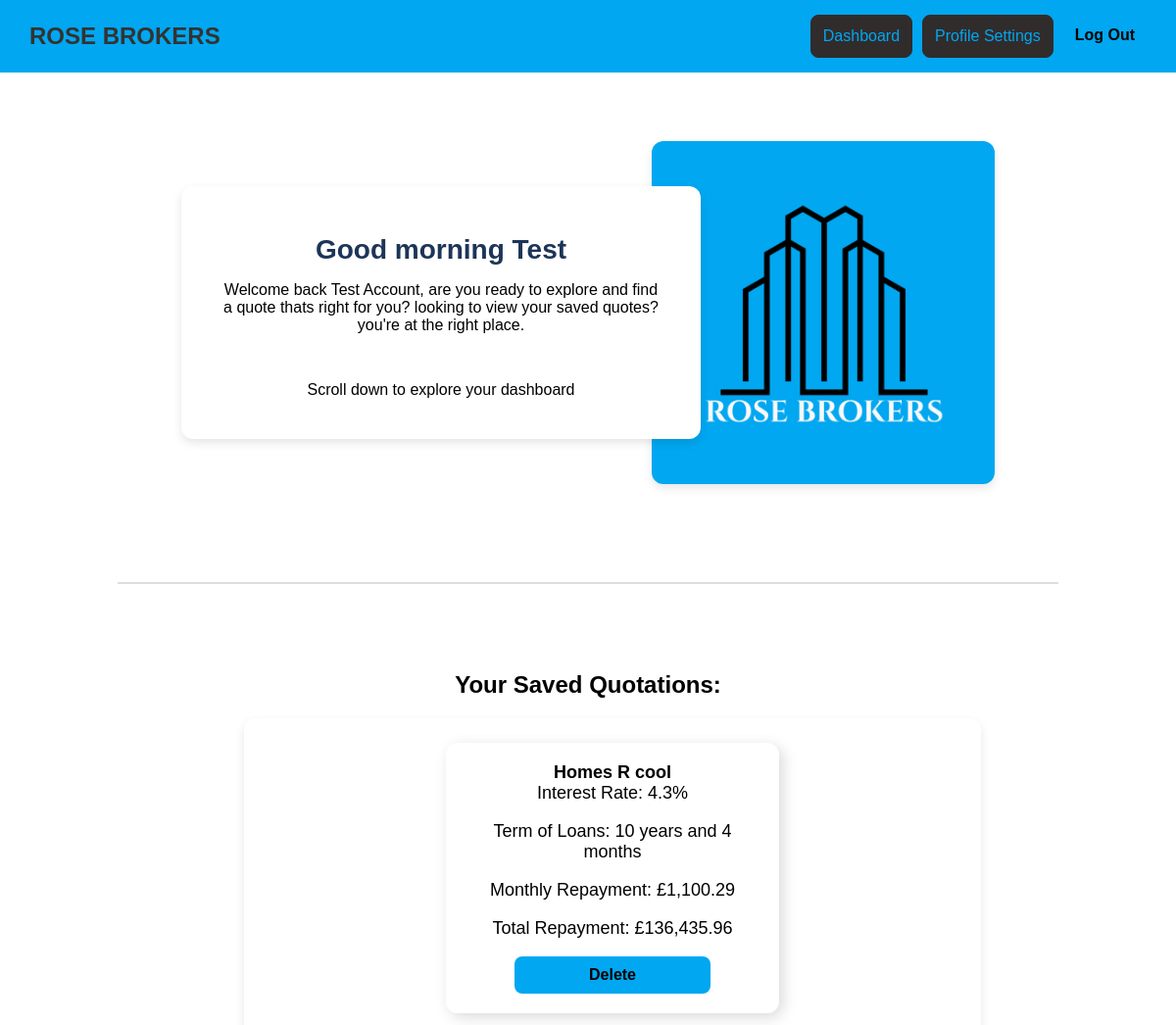
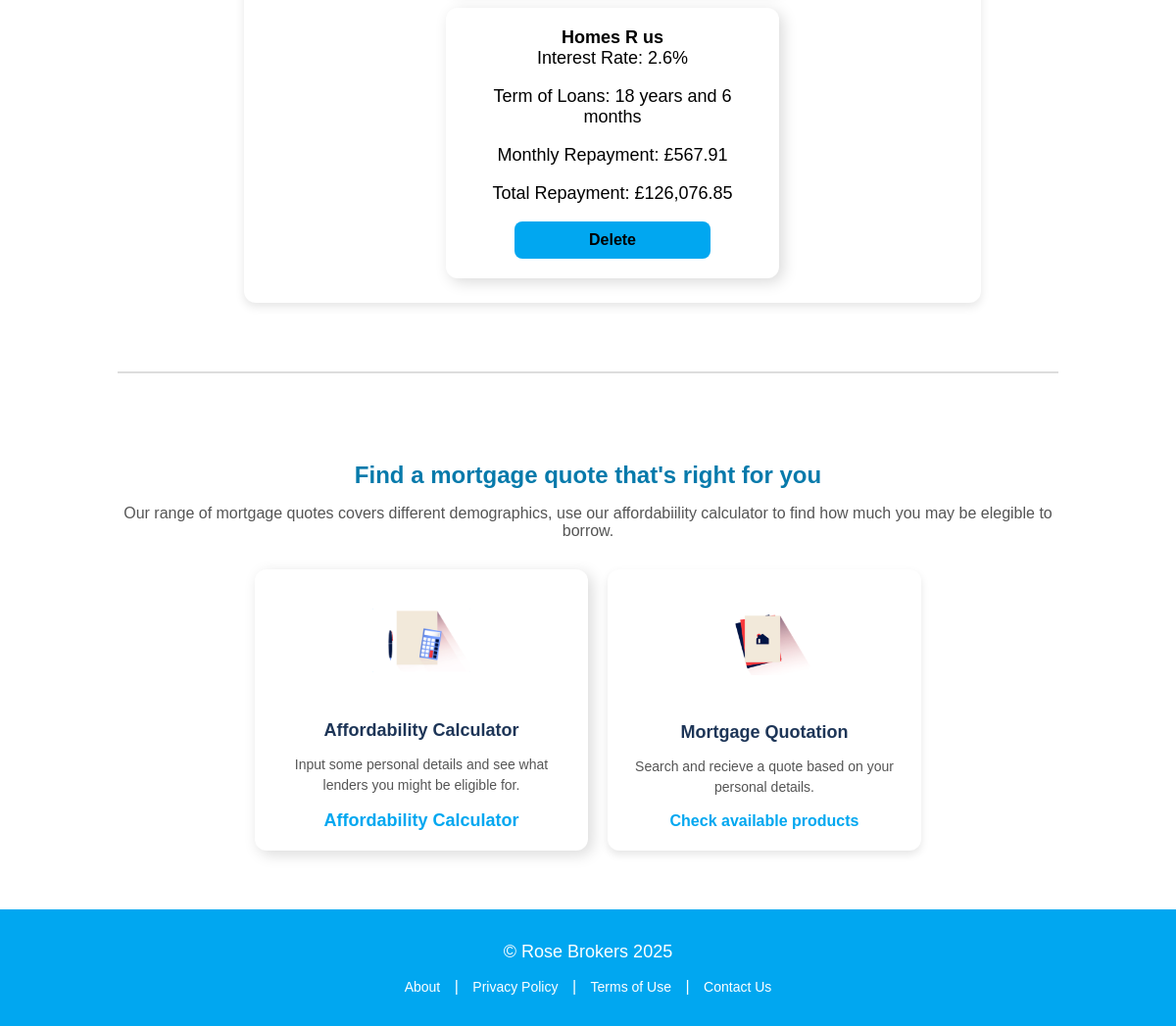
/dashboard.php (signed in), run on the app's committed database (2 pictures, top to bottom).
### tables this page shows
CREATE TABLE "Users" (
	"UserId"	INTEGER,
	"Email"	TEXT NOT NULL UNIQUE,
	"FullName"	TEXT NOT NULL,
	"AnnualIncome"	NUMERIC,
	"AnnualOutcome"	NUMERIC,
	"CreditScore"	NUMERIC,
	"EmploymentType"	TEXT,
	"DOB"	TEXT,
	"Password"	TEXT NOT NULL,
	"QuoteId"	TEXT,
	PRIMARY KEY("UserId"),
	FOREIGN KEY("QuoteId") REFERENCES "Quote"("QuoteId")
);

CREATE TABLE SavedQuotes (
    QuoteId INTEGER PRIMARY KEY AUTOINCREMENT,
    UserId INTEGER NOT NULL,
    ProductId INTEGER NOT NULL,
    MortgageLength INTEGER,
    InterestAnnually NUMERIC,
    MonthlyRepayment NUMERIC,
    AmountPaidBack NUMERIC,
    CreatedAt TEXT DEFAULT CURRENT_TIMESTAMP,
    FOREIGN KEY (UserId) REFERENCES Users(UserId),
    FOREIGN KEY (ProductId) REFERENCES Product(ProductId)
);

CREATE TABLE "Product" (
	"ProductId"	INTEGER,
	"Lender"	TEXT,
	"InterestRate"	REAL,
	"MortgageTerm"	INTEGER,
	"MinIncome"	INTEGER,
	"MinCreditScore"	INTEGER,
	"EmploymentType"	TEXT,
	"MinAge"	INTEGER,
	PRIMARY KEY("ProductId")
);

### dashboard.php (the view, shortened to what this page needs)
<?php
require 'db.php';
require 'headerFooter.php';
$user_id = $_SESSION['user_id'];
$stmt = $conn->prepare("SELECT FullName FROM Users WHERE UserId = ?");
$stmt->execute([$user_id]);
$user = $stmt->fetch(PDO::FETCH_ASSOC);
$savedStmt = $conn->prepare("
  SELECT
    SQ.QuoteId,
    P.Lender,
    SQ.InterestAnnually,
    SQ.MortgageLength,
    SQ.MonthlyRepayment,
    SQ.AmountPaidBack
  FROM SavedQuotes SQ
  JOIN Product P ON SQ.ProductId = P.ProductId
  WHERE SQ.UserId = ?
");
$savedStmt->execute([$user_id]);
$savedQuotes = $savedStmt->fetchAll(PDO::FETCH_ASSOC);
?>
<!DOCTYPE html>
<html lang="en">
<head>
  <link rel="stylesheet" href="/css/global.css" />
</head>
<body>
  <?php render_navbar() ?>
  <section class="intro-section">
    <div class="intro-section__content">
      <?php
      $firstName = explode(' ', $user['FullName'])[0];
      $hour = date('H');
      $greeting = ($hour < 12) ? 'Good morning' : 'Good afternoon';
      ?>
      <h2 class="intro-section__title"><?= $greeting ?> <?= htmlspecialchars($firstName) ?></h2>
      Welcome back <?= htmlspecialchars($user['FullName']) ?>, are you ready to explore and find a quote thats right for you? looking to view your saved quotes? you're at the right place.
      <p>Scroll down to explore your dashboard </p>
    </div>
    <div class="intro-section__image">
      <img src="images/LogoPicBlue.png" alt="Rose Brokers Logo" />
    </div>
  </section>
  <hr class="divider" />
  <section class="saved-section">
    <h2 class="saved-option__title">Your Saved Quotations:</h2>
    <div class="saved-section__content">
      <?php if (count($savedQuotes) > 0): ?>
        <?php foreach ($savedQuotes as $quote): ?>
          <div class="card card--mortgage">
            <div>
              <strong><?= htmlspecialchars($quote['Lender']) ?></strong><br>
              Interest Rate: <?= rtrim(rtrim(number_format($quote['InterestAnnually'], 2, '.', ''), '0'), '.') ?>%<br>
              <?php
              $years = intdiv($quote['MortgageLength'], 12);
              $months = $quote['MortgageLength'] % 12;
              if ($years > 0 && $months > 0) {
                $termDisplay = "{$years} year" . ($years > 1 ? 's' : '') . " and {$months} month" . ($months > 1 ? 's' : '');
              } elseif ($years > 0) {
                $termDisplay = "{$years} year" . ($years > 1 ? 's' : '');
              } elseif ($months > 0) {
                $termDisplay = "{$months} month" . ($months > 1 ? 's' : '');
              } else {
                $termDisplay = "N/A";
              }
              ?>
              <p>Term of Loans: <?= $termDisplay ?><br></p>
              <p>Monthly Repayment: £<?= number_format($quote['MonthlyRepayment'], 2) ?><br></p>
              <p>Total Repayment: £<?= number_format($quote['AmountPaidBack'], 2) ?><br></p>
              <form method="POST" action="dashboard.php" onsubmit="return confirm('Are you sure you want to delete this quote?');">
                <button type="submit" class="btn btn--login">Delete</button>
              </form>
            </div>
          </div>
        <?php endforeach; ?>
      <?php else: ?>
        <p class="saved-section__text">You haven't saved any quotes yet.</p>
      <?php endif; ?>
    </div>
  </section>
  <hr class="divider" />
  <section class="mortgage-options">
    <h2 class="mortgage-options__title">
      Find a mortgage quote that's right for you
    </h2>
    <p class="mortgage-options__subtitle">
      Our range of mortgage quotes covers different demographics, use our affordabiility calculator to find how much you may be elegible to borrow.
    </p>
    <div class="options-container">
      <div class="card card--mortgage">
        <img src="images/Calculator.png" alt="Calculator Logo" />
        <h4 class="card__title">Affordability Calculator</h4>
        <p class="card__description">
          Input some personal details and see what lenders you might be
          eligible for.
        </p>
        <a class="card__link" href="/affordability.php">Affordability Calculator</a>
      </div>
      <div class="card card--repayments">
        <img src="images/Home mortgage.png" alt="Calculator Logo" />
        <h4 class="card__title">Mortgage Quotation</h4>
        <p class="card__description">
          Search and recieve a quote based on your personal details.
        </p>
        <a class="card__link" href="/quotation.php">Check available products</a>
      </div>
    </div>
  </section>
  <?php render_footer() ?>
</body>
</html>

### headerFooter.php
<?php
function render_navbar()
{
  $navbar = '<header class="navbar">
        <a href="index.php" class="navbar__title-link"><h1 class="navbar__title">ROSE BROKERS</h1></a>
        <div class="navbar__buttons">';
  if (isset($_SESSION['user_type']) && $_SESSION['user_type'] === 'user') {
    $navbar .= '
          <a href="dashboard.php"><button class="btn btn--register">Dashboard</button></a>
          <a href="settings.php"><button class="btn btn--register">Profile Settings</button></a>
          <a href="logout.php"><button class="btn btn--login">Log Out</button></a>';
  } elseif (isset($_SESSION['user_type']) && $_SESSION['user_type'] === 'broker') {
    $navbar .= '
          <a href="broker-dashboard.php"><button class="btn btn--register">Dashboard</button></a>
          <a href="broker-setting.php"><button class="btn btn--register">Profile Settings</button></a>
          <a href="logout.php"><button class="btn btn--login">Log Out</button></a>';
  } else {
    $navbar .= '
          <a href="register.php"><button class="btn btn--register">Register</button></a>
          <a href="login.php"><button class="btn btn--login">Log In</button></a>';
  }
  $navbar .= '</div></header>';
  echo $navbar;
}
function render_footer()
{
  $footer = '
    <footer class="footer">
        <p class="footer__company">© Rose Brokers 2025</p>
        <p class="footer__text">
            <a href="/about.php">About</a> |
            <a href="/privacy.php">Privacy Policy</a> |
            <a href="/terms.php">Terms of Use</a> |
            <a href="/contact.php">Contact Us</a>
        </p>
    </footer>
    <style>
        .footer {
            background-color: #01A7F0;
            color: white;
            text-align: center;
            padding: 15px;
            margin-top: 40px;
        }
        .footer__company {
            font-size: 18px;
            margin-bottom: 10px;
        }
        .footer__text a {
            color: white;
            text-decoration: none;
            margin: 0 10px;
            font-size: 14px;
        }
        .footer__text a:hover {
            text-decoration: underline;
        }
    </style>';
  echo $footer;
}

### css/global.css (style rules this page uses)
body { font-family: Arial, sans-serif; margin: 0; padding: 0; background-color: white; }
.navbar { background-color: #01A7F0; color: #333; display: flex; justify-content: space-between; align-items: center; padding: 15px 30px; }
.navbar__title { margin: 0; font-size: 24px; font-weight: bold; text-decoration: none; }
.navbar__title-link { text-decoration: none; color: inherit; }
.navbar__buttons { display: flex; gap: 10px; }
.intro-section { display: flex; justify-content: center; align-items: center; padding: 50px 10%; margin-top: 20px; position: relative; }
.intro-section__content { background-color: #fff; border-radius: 12px; padding: 25px 40px; max-width: 450px; box-shadow: 0px 4px 10px rgba(0, 0, 0, 0.1); margin-right: -50px; z-index: 2; }
.intro-section__title { font-size: 28px; color: #1d3557; font-weight: bold; margin-bottom: 15px; line-height: 1.2; }
.intro-section__image img { width: 300px; height: auto; border-radius: 12px; background-color: #01A7F0; padding: 25px; display: block; box-shadow: 0px 4px 10px rgba(0, 0, 0, 0.1); }
.saved-section { text-align: center; justify-content: center; align-items: center; padding: 20px 10%; }
.saved-section__content { background-color: #fff; text-align: center; border-radius: 12px; padding: 25px 40px; max-width: 450px; box-shadow: 0px 4px 10px rgba(0, 0, 0, 0.1); margin-right: -50px; z-index: 2; }
.divider { border: 1px solid #ddd; margin: 50px 10%; }
.mortgage-options { text-align: center; padding: 20px 10%; }
.mortgage-options__title { color: #077aab; font-size: 24px; font-weight: bold; margin-bottom: 5px; }
.mortgage-options__subtitle { font-size: 16px; color: #555; margin-bottom: 30px; }
.options-container { display: flex; justify-content: center; gap: 20px; }
.card { background-color: white; border-radius: 12px; padding: 20px; width: 280px; box-shadow: 0px 4px 8px rgba(0, 0, 0, 0.1); text-align: center; transition: transform 0.3s ease-in-out; }
.card__title { font-size: 18px; color: #1d3557; margin-bottom: 10px; }
.card img { width: 100px; height: auto; margin: 20px 0; }
.card__description { font-size: 14px; color: #555; line-height: 1.5; margin-bottom: 15px; }
.card__link { color: #01A7F0; text-decoration: none; font-weight: bold; }
.btn { padding: 12px; border: none; border-radius: 8px; font-size: 16px; cursor: pointer; width: 100%; }
.btn--login { background-color: #01A7F0; color: black; font-weight: bold; border-color: black; border-width: 5px; }
.btn--register { background-color: #302c2c; color: #01A7F0; border: 1px solid #302c2c; }
.footer { background-color: #01A7F0; color: white; text-align: center; padding: 15px; margin-top: 40px; }
.footer__text a { color: white; text-decoration: none; margin: 0 10px; font-size: 14px; }
.saved-section { display: flex; flex-direction: column; align-items: center; text-align: center; width: 80%; }
.saved-section__content { display: flex; flex-wrap: wrap; justify-content: center; align-items: center; gap: 20px; width: 70%; max-width: 1200px; }
.card--mortgage { width: 300px; padding: 20px; background-color: #ffffff; border-radius: 12px; box-shadow: 4px 4px 15px rgba(0, 0, 0, 0.15); text-align: center; font-size: 18px; }
.card--mortgage button { font-size: 16px; padding: 10px 20px; width: 100%; max-width: 200px; }
.intro-section__content { display: flex; flex-direction: column; align-items: center; text-align: center; }

### headerFooter.php (style rules this page uses)
.footer { background-color: #01A7F0; color: white; text-align: center; padding: 15px; margin-top: 40px; }
.footer__company { font-size: 18px; margin-bottom: 10px; }
.footer__text a { color: white; text-decoration: none; margin: 0 10px; font-size: 14px; }

### data on the page
users: FullName "Test", FullName "Test Account"
savedquotes: ProductId.Lender "Homes R cool", InterestAnnually "4.3", MortgageLength "10 years and 4 months", MonthlyRepayment "1,100.29", AmountPaidBack "136,435.96"
savedquotes: ProductId.Lender "Homes R us", InterestAnnually "2.6", MortgageLength "18 years and 6 months", MonthlyRepayment "567.91", AmountPaidBack "126,076.85"
